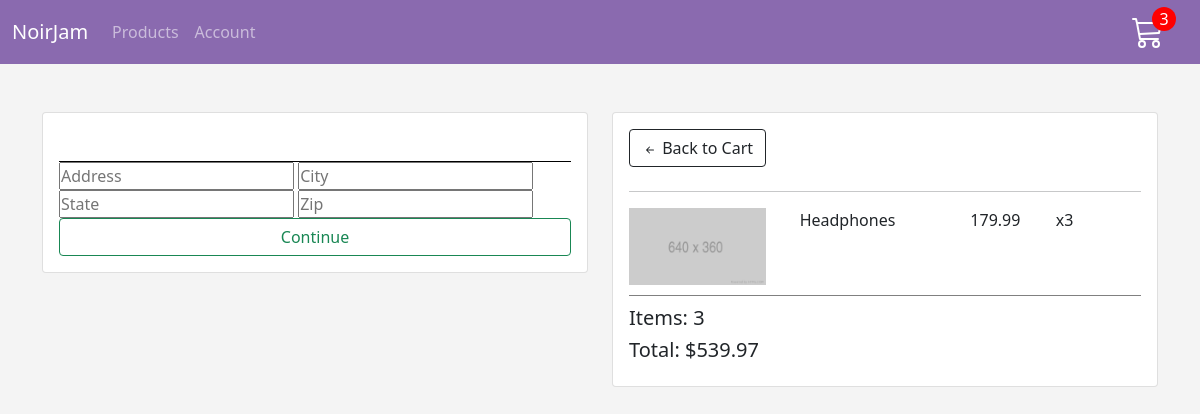
The page /shop/checkout/ (signed in) on the database as committed earlier.
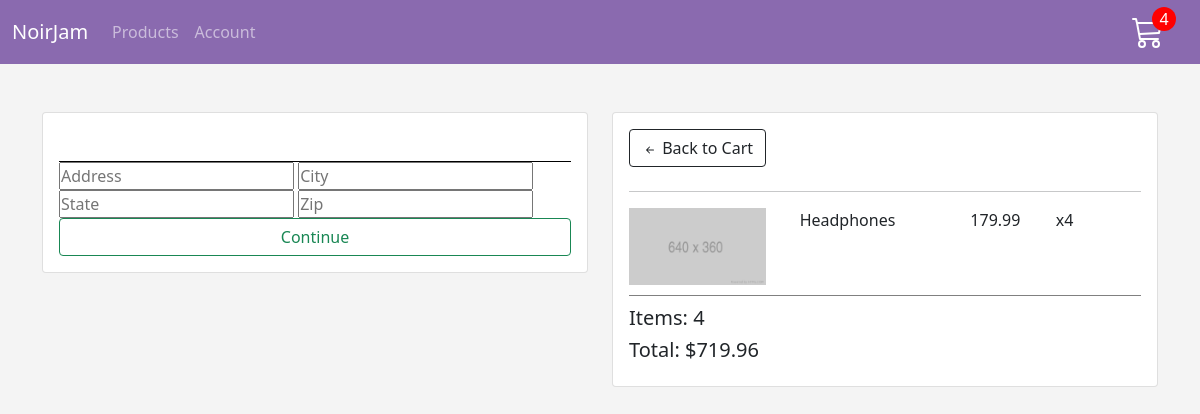
The same page on the database as committed later.
### store/models.py (models this page shows, shortened)
class OrderItem(models.Model):
    product = models.ForeignKey(Product, on_delete=models.SET_NULL, null=True)
    order = models.ForeignKey(Order, on_delete=models.SET_NULL, null=True)
    quantity = models.IntegerField(default=0, null=True, blank=True)
    date_added = models.DateTimeField(auto_now_add=True)
    @property
    def get_total(self):
        total = self.product.price * self.quantity
        return total

class Order(models.Model):
    customer = models.ForeignKey(
        Customer, on_delete=models.SET_NULL, null=True, blank=True
    )
    date_ordered = models.DateTimeField(auto_now_add=True)
    complete = models.BooleanField(default=False, null=True, blank=False)
    transaction_id = models.CharField(max_length=100, null=True)
    @property
    def get_cart_total(self):
        orderitems = self.orderitem_set.all()
        total = sum([item.get_total for item in orderitems])
        return total
    @property
    def get_cart_items(self):
        orderitems = self.orderitem_set.all()
        total = sum([item.quantity for item in orderitems])
        return total
    @property
    def shipping(self):
        shipping = False
        orderitems = self.orderitem_set.all()
        for i in orderitems:
            if i.product.digital == False:
                shipping = True
        return shipping

class Product(models.Model):
    name = models.CharField(max_length=200)
    price = models.DecimalField(max_digits=7, decimal_places=2)
    digital = models.BooleanField(default=False, null=True, blank=True)
    image = models.ImageField(null=True, blank=True)

### store/views.py (the view)
# urls.py: path("checkout/", views.checkout, name="checkout"),
def checkout(request):
    data = cartData(request)
    items = data["items"]
    order = data["order"]
    cartItems = data["cartItems"]
    context = {"items": items, "order": order, "cartItems": cartItems}
    return render(request, "store/checkout.html", context)

### store/utils.py (called while the page is built)
def cartData(request):
    if request.user.is_authenticated:
        customer = request.user.customer
        order, created = Order.objects.get_or_create(customer=customer, complete=False)
        items = order.orderitem_set.all()
        cartItems = order.get_cart_items
    else:
        cookieData = cookieCart(request)
        items = cookieData["items"]
        order = cookieData["order"]
        cartItems = cookieData["cartItems"]
    return {"cartItems": cartItems, "order": order, "items": items}

### store/templates/store/checkout.html (shortened to what this page needs)
{% extends 'store/main.html' %}
{% load static %}
{% block content %}
<div class="row pt-5">
    <div class="col-md-6">
        <div class="checkout-form" >
            <div class="card p-3" id='form-wrapper'>
                <form id='form' action="">
                    <div class="personal-info" id='user-info'>
                    </div>
                    <div id="shipping-info">
                        <input type="text" name="address" placeholder="Address">
                        <input type="text" name="city" placeholder="City">
                        <input type="text" name="state" placeholder="State">
                        <input type="text" name="zip" placeholder="Zip">
                    </div>
                    <input id="enter-shipping-info" class="btn btn-outline-success w-100" value="Continue" type="submit">
                </form>
                </div>
            </div>
    </div>
    <div class="col-md-6">
        <div class="card">
            <div class="card-body">
                <div class="top-order-summary mb-4">
                    <a href="" class="btn btn-outline-dark">
                        <svg xmlns="http://www.w3.org/2000/svg" width="16" height="16" fill="currentColor" class="bi bi-arrow-left-short" viewBox="0 0 16 16">
                            <path fill-rule="evenodd" d="M12 8a.5.5 0 0 1-.5.5H5.707l2.147 2.146a.5.5 0 0 1-.708.708l-3-3a.5.5 0 0 1 0-.708l3-3a.5.5 0 1 1 .708.708L5.707 7.5H11.5a.5.5 0 0 1 .5.5z"/>
                        </svg>
                        Back to Cart</a>
                </div>
                <hr>
                {% for item in items %}
                <div class="cart-row">
                    <div style="flex:2"><img class='row-img' src="{% static 'images/store_placeholder.png' %}" alt=""></div>
                    <div style="flex:2">{{ item.product.name }}</div>
                    <div style="flex: 1;">{{ item.product.price|floatformat:2 }}</div>
                    <div style="flex: 1;">
                        x{{ item.quantity }}
                    </div>
                </div>
                {% endfor %}
                <div class="checkout-total-container">
                    <h5>Items: {{ order.get_cart_items }}</h5>
                    <h5>Total: ${{ order.get_cart_total|floatformat:2 }}</h5>
                </div>
            </div>
        </div>
    </div>
</div>
{% endblock content %}

Rows that differ between the two databases and show on the page:
changed OrderItem "Headphones": quantity "3" → "4"
changed through a linked row, Order: get_cart_items "3" → "4"; get_cart_total "539.97" → "719.96"
Other text that changed with them:
{{ cartItems }}: "3" → "4"
